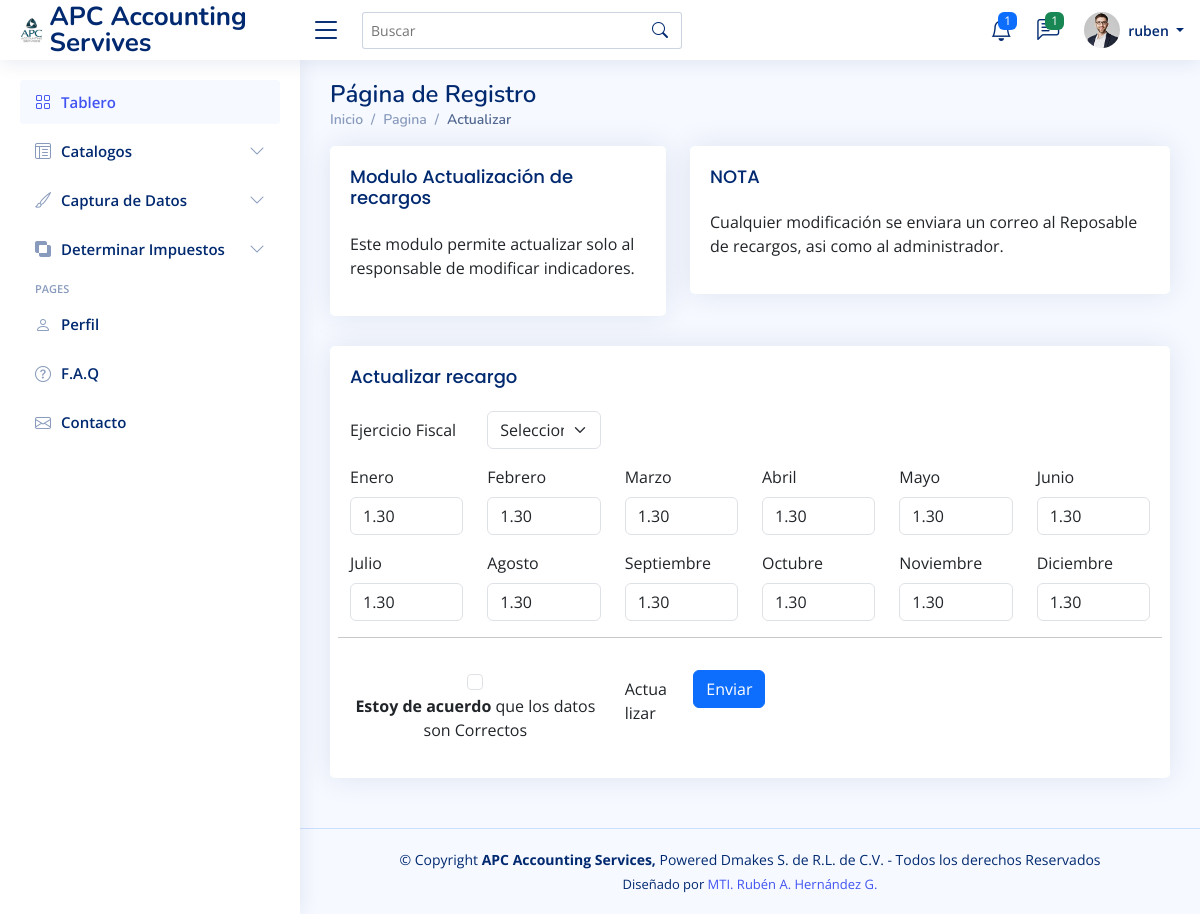
Screenshot of /pages-recargos.php?id=1 (signed in) with the database file from the repository.
### tables this page shows
CREATE TABLE `recargos` (
  `id` int(11) NOT NULL,
  `anio` varchar(4) NOT NULL,
  `ene` varchar(8) NOT NULL,
  `feb` varchar(8) NOT NULL,
  `mar` varchar(8) NOT NULL,
  `abr` varchar(8) NOT NULL,
  `may` varchar(8) NOT NULL,
  `jun` varchar(8) NOT NULL,
  `jul` varchar(8) NOT NULL,
  `ago` varchar(8) NOT NULL,
  `sep` varchar(8) NOT NULL,
  `oct` varchar(8) NOT NULL,
  `nov` varchar(8) NOT NULL,
  `dic` varchar(8) NOT NULL
);

### php/recargo.php (called while the page is built, shortened)
<?php
   class recargo extends Sql {
    private $ene;
    private $feb;
    private $abr;
    private $may;
    private $jun;
    private $jul;
    private $ago;
    private $sep;
    private $oct;
    private $nov;
    private $dic;
    public function setene( $ene)
    {
    	$this->ene = $ene;
    }
    public function setfeb( $feb)
    {
    	$this->feb = $feb;
    }
    public function setmar( $mar)
    {
    	$this->mar = $mar;
    }
    public function setabr( $abr)
    {
    	$this->abr = $abr;
    }
    public function setmay( $may)
    {
    	$this->may = $may;
    }
    public function setjun( $jun)
    {
    	$this->jun = $jun;
    }
    public function setjul( $jul)
    {
    	$this->jul = $jul;
    }
    public function setago( $ago)
    {
        $this->ago = $ago;
    }
    public function setsep( $sep)
    {
        $this->sep = $sep;
    }
    public function setoct( $oct)
    {
        $this->oct = $oct;
    }
	public function setnov( $nov)
    {
        $this->nov = $nov;
    }
    public function setdic( $dic)
    {
        $this->dic = $dic;
    }
    public function getene(){
    	return $this->ene;
    }
    public function getfeb(){
    	return $this->feb;
    }
    public function getmar(){
    	return $this->mar;
    }
    public function getabr(){
    	return $this->abr;
    }
    public function getmay(){
    	return $this->may;
    }
    public function getjun(){
    	return $this->jun;
    }
    public function getjul(){
    	return $this->jul;
    }
	public function getago(){
    	return $this->ago;
    }
    public function getsep(){
        return $this->sep;
     }
     public function getoct(){
        return $this->oct;
     }
	public function getnov(){
        return $this->nov;
     }
  public function getdic(){
      return $this->dic;
   }
    public static function obtenerporid($id){
        $sqlhelper = new Sql();
        $sqlhelper->conectar();
        $sql = "SELECT * FROM recargos WHERE id =".$id;
        $resultado = $sqlhelper->getmysqli()->query($sql);
        $recargo_arreglo = $resultado->fetch_assoc();
        $recargo = new recargo();
        $recargo->setid($recargo_arreglo['id']);
        $recargo->setanio($recargo_arreglo['anio']);
        $recargo->setene($recargo_arreglo['ene']);
        $recargo->setfeb($recargo_arreglo['feb']);
        $recargo->setmar($recargo_arreglo['mar']);
        $recargo->setabr($recargo_arreglo['abr']);
        $recargo->setmay($recargo_arreglo['may']);
        $recargo->setjun($recargo_arreglo['jun']);
        $recargo->setjul($recargo_arreglo['jul']);
        $recargo->setago($recargo_arreglo['ago']);
        $recargo->setsep($recargo_arreglo['sep']);
        $recargo->setoct($recargo_arreglo['oct']);
        $recargo->setnov($recargo_arreglo['nov']);
        $recargo->setdic($recargo_arreglo['dic']);
        return $recargo;
     }
 }
  ?>

### php/sql.php (called while the page is built)
<?php
   class Sql{
   	private $servidor='localhost';
   	private $usuario= 'adti';
   	private $pwd = 'Apcas123*';
   	private $bd = 'webdtax';
   	protected $mysqli = null;
   	public function conectar(){
   		$this->mysqli = new mysqli($this->servidor,$this->usuario,$this->pwd,$this->bd);
   	}
   	public function getmysqli(){
   		return $this->mysqli;
   	}
   }
 ?>

### pages-recargos.php (the view, shortened to what this page needs)
<?php
  include('php/sql.php');
  include('php/recargo.php');
  $id = $_GET['id'];
  $recargo = recargo::obtenerporid($id);
  ?>
<!DOCTYPE html>
<html lang="es">
<head>
  <?php include "includes/scripts.php"; ?>
</head>
<body>
  <?php include "includes/header.php"; ?>
  <?php include "includes/sidebar.php"; ?>
  <main id="main" class="main">
    <div class="pagetitle">
      <h1>Página de Registro</h1>
      <nav>
        <ol class="breadcrumb">
          <li class="breadcrumb-item"><a href="index.php">Inicio</a></li>
          <li class="breadcrumb-item">Pagina</li>
          <li class="breadcrumb-item active">Actualizar</li>
        </ol>
      </nav>
    </div>
    <section class="section">
      <div class="row">
        <div class="col-lg-5">
          <div class="card">
            <div class="card-body">
              <h5 class="card-title">Modulo Actualización de recargos</h5>
              <p>Este modulo permite actualizar solo al responsable de modificar indicadores.</p>
            </div>
          </div>
        </div>
        <div class="col-lg-7">
          <div class="card">
            <div class="card-body">
              <h5 class="card-title">NOTA</h5>
              <p>Cualquier modificación se enviara un correo al Reposable de recargos, asi como al administrador.</p>
            </div>
          </div>
        </div>
      </div>
      <div class="row">
       <div class="col">
       <div class="card">
            <div class="card-body">
              <h5 class="card-title">Actualizar recargo</h5>
              <form role="form" action="php/crecargo.php" method="POST">
              <div class="row mb-3">
                  <label class="col-sm-2 col-form-label">Ejercicio Fiscal</label>
                  <div class="col-sm-2">
                    <select class="form-select" aria-label="Default select example" name="anio">
                      <option selected>Seleccionar</option>
                    </select>
                  </div>
              </div>
              <div class="row mb-3">
                <div class="col-sm-2">
                  <label for="ene" class="form-label">Enero</label>
                  <input class="form-control" type="text" name="ene" value="<?= $recargo->getene(); ?>" >
                </div>
                <div class="col-sm-2">
                <label for="feb" class="form-label">Febrero</label>
                  <input class="form-control" type="text" name="feb" value="<?= $recargo->getfeb(); ?>" >
                </div>
                <div class="col-sm-2">
                <label for="mar" class="form-label">Marzo</label>
                  <input class="form-control" type="text" name="mar" value="<?= $recargo->getmar(); ?>" >
                </div>
                <div class="col-sm-2">
                  <label for="abr" class="form-label">Abril</label>
                  <input class="form-control" type="text" name="abr" value="<?= $recargo->getabr(); ?>" >
                </div>
                <div class="col-sm-2">
                <label for="may" class="form-label">Mayo</label>
                  <input class="form-control" type="text" name="may" value="<?= $recargo->getmay(); ?>" >
                </div>
                <div class="col-sm-2">
                <label for="jun" class="form-label">Junio</label>
                  <input class="form-control" type="text" name="jun" value="<?= $recargo->getjun(); ?>" >
                </div>
              </div>
              <div class="row mb-3">
                <div class="col-sm-2">
                  <label for="jul" class="form-label">Julio</label>
                  <input class="form-control" type="text" name="jul" value="<?= $recargo->getjul(); ?>" >
                </div>
                <div class="col-sm-2">
                <label for="ago" class="form-label">Agosto</label>
                  <input class="form-control" type="text" name="ago" value="<?= $recargo->getago(); ?>" >
                </div>
                <div class="col-sm-2">
                <label for="sep" class="form-label">Septiembre</label>
                  <input class="form-control" type="text" name="sep" value="<?= $recargo->getsep(); ?>" >
                </div>
                <div class="col-sm-2">
                  <label for="oct" class="form-label">Octubre</label>
                  <input class="form-control" type="text" name="oct" value="<?= $recargo->getoct(); ?>" >
                </div>
                <div class="col-sm-2">
                <label for="nom" class="form-label">Noviembre</label>
                  <input class="form-control" type="text" name="nov" value="<?= $recargo->getnov(); ?>" >
                </div>
                <div class="col-sm-2">
                <label for="dic" class="form-label">Diciembre</label>
                  <input class="form-control" type="text" name="dic" value="<?= $recargo->getdic(); ?>" >
                </div>
              </div>
              <div class="row mb-3">
                <hr>
              </div>
                <div class="row mb-3">
                  <div class="col-sm-4 col-form-check text-center">
                    <input class="form-check-input" type="checkbox" value="" id="invalidCheck" required>
                    <label class="form-check-label" for="invalidCheck"><strong>Estoy de acuerdo </strong> que los datos son Correctos</label>
                  </div>
                  <label class="col-sm-1 col-form-label">Actualizar</label>
                  <div class="col-sm-3">
                    <button type="submit" class="btn btn-primary" name="enviar">Enviar</button>
                  </div>
                </div>
              </form>
            </div>
         </div>
       </div>
      </div>
    </section>
  </main>
  <?php include "includes/footer.php"; ?>
</body>
</html>

### assets/css/style.css (style rules this page uses)
:root { scroll-behavior: smooth; }
body { font-family: "Open Sans", sans-serif; background: #f6f9ff; color: #444444; }
a { color: #4154f1; text-decoration: none; }
h1, h2, h3, h4, h5, h6 { font-family: "Nunito", sans-serif; }
#main { margin-top: 60px; padding: 20px 30px; transition: all 0.3s; }
.pagetitle { margin-bottom: 10px; }
.pagetitle h1 { font-size: 24px; margin-bottom: 0; font-weight: 600; color: #012970; }
.card { margin-bottom: 30px; border: none; border-radius: 5px; box-shadow: 0px 0 30px rgba(1, 41, 112, 0.1); }
.card-title { padding: 20px 0 15px 0; font-size: 18px; font-weight: 500; color: #012970; font-family: "Poppins", sans-serif; }
.card-body { padding: 0 20px 20px 20px; }
.breadcrumb { font-size: 14px; font-family: "Nunito", sans-serif; color: #899bbd; font-weight: 600; }
.breadcrumb a { color: #899bbd; transition: 0.3s; }
.breadcrumb .breadcrumb-item::before { color: #899bbd; }
.breadcrumb .active { color: #51678f; font-weight: 600; }
@media (min-width: 1200px) { #main, #footer { margin-left: 300px; } }

### rows the page displays
recargos: ene "1.30", feb "1.30", mar "1.30", abr "1.30", may "1.30", jun "1.30", jul "1.30", ago "1.30", sep "1.30", oct "1.30", nov "1.30", dic "1.30"

### other values shown
$_SESSION['usuario'] "ruben"
